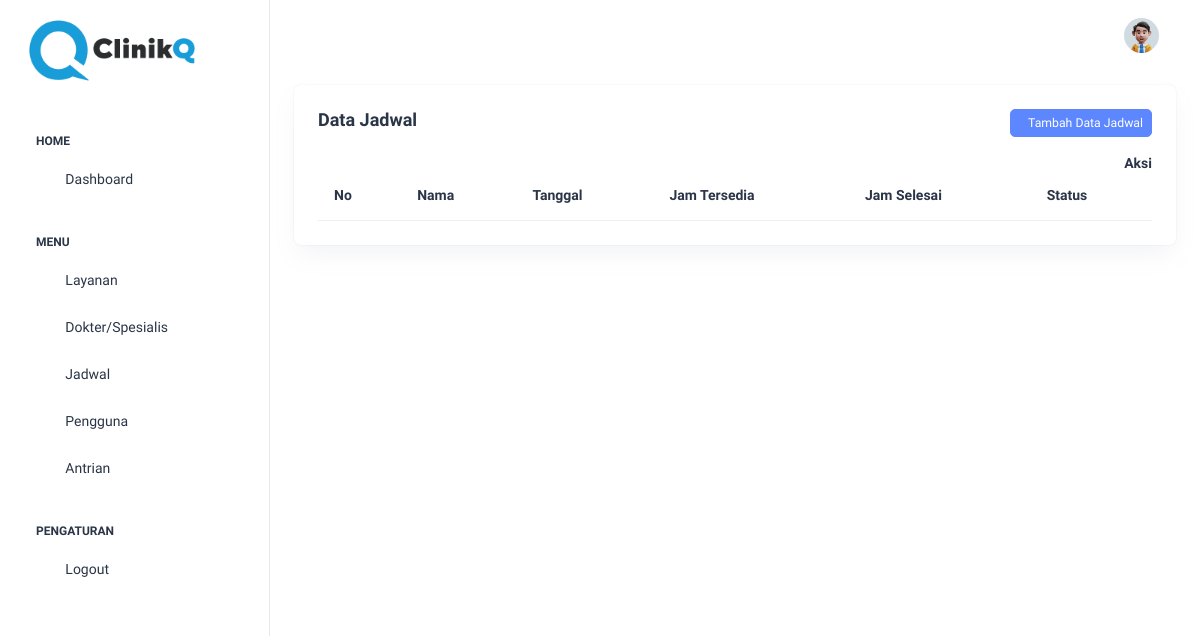
/index.php/jadwal, run on an earlier commit of the app's database.
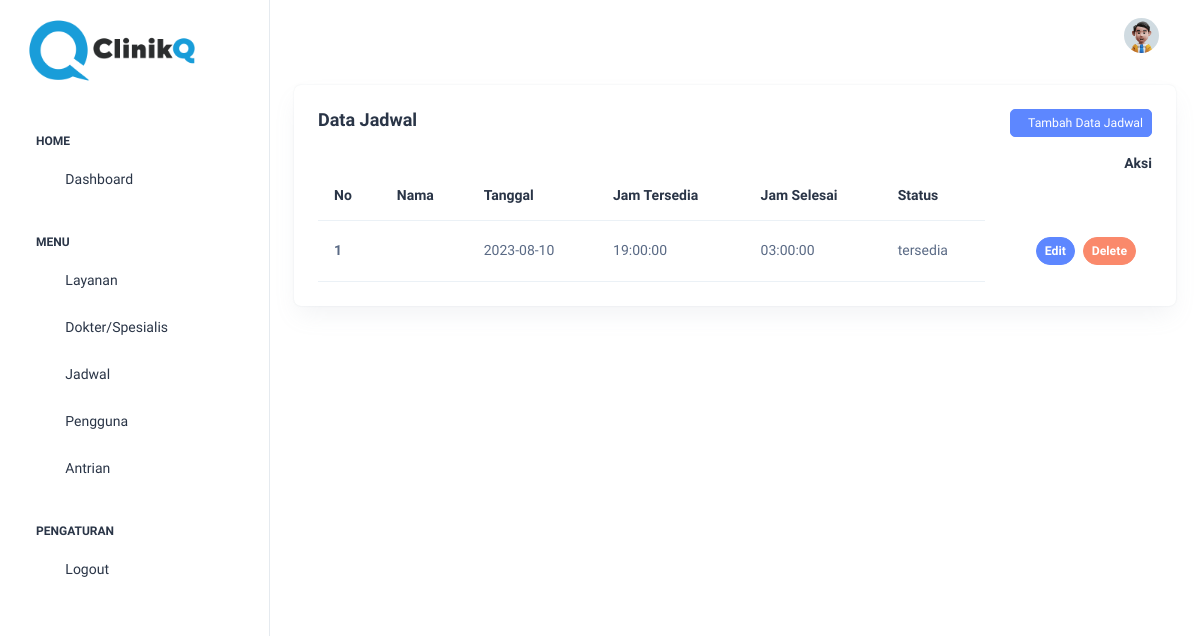
And on a later commit of the database.
### tables this page shows
CREATE TABLE `jadwal` (
  `id_jadwal` int(11) NOT NULL,
  `tanggal` date NOT NULL,
  `jam_mulai` time NOT NULL,
  `jam_selesai` time NOT NULL,
  `status` enum('tersedia','tidak tersedia') NOT NULL
);

### application/controllers/jadwal.php (called while the page is built, shortened)
<?php
class Jadwal extends CI_Controller
{
    public function index()
    {
        $data['jadwal'] = $this->m_jadwal->tampilkan_data()->result();
        $this->load->view('templates/header');
        $this->load->view('templates/sidebar');
        $this->load->view('templates/topbar');
        $this->load->view('jadwal/jadwal_data', $data);
        $this->load->view('templates/footer');
    }
}

### index.php (called while the page is built, shortened)
<?php
require_once BASEPATH . 'core/CodeIgniter.php';

### application/models/m_jadwal.php (called while the page is built, shortened)
<?php
class m_jadwal extends CI_Model
{
    function tampilkan_data()
    {
        return $this->db->get('jadwal');
    }
}

### application/views/jadwal/jadwal_data.php (the view, shortened to what this page needs)
<div class="col-lg-12 d-flex align-items-stretch">
    <div class="card w-100">
        <div class="card-body p-4">
            <h5 class="card-title fw-semibold mb-4">Data Jadwal <a href="<?= base_url('jadwal/tambah') ?>" class="btn btn-primary btn-sm float-end"><i class="ti ti-plus"></i>Tambah Data
                    Jadwal</a></h5>
            <div class="table-responsive">
                <table class="table text-nowrap mb-0 align-middle">
                    <thead class="text-dark fs-4">
                        <tr>
                            <th>
                                <h6 class="fw-semibold mb-0">No</h6>
                            </th>
                            <th>
                                <h6 class="fw-semibold mb-0">Nama</h6>
                            </th>
                            <th>
                                <h6 class="fw-semibold mb-0">Tanggal</h6>
                            </th>
                            <th>
                                <h6 class="fw-semibold mb-0">Jam Tersedia</h6>
                            </th>
                            <th>
                                <h6 class="fw-semibold mb-0">Jam Selesai</h6>
                            </th>
                            <th>
                                <h6 class="fw-semibold mb-0">Status</h6>
                            </th>
                            <h6 class="fw-semibold mb-0 float-end">Aksi</h6>
                        </tr>
                    </thead>
                    <tbody>
                        <?php
                        $no = 1;
                        foreach ($jadwal as $j) : ?>
                            <tr>
                                <th scope="row"><?= $no++ ?></th>
                                <td><?= $j->nama_jadwal ?></td>
                                <td><?= $j->tanggal ?></td>
                                <td><?= $j->jam_mulai ?></td>
                                <td><?= $j->jam_selesai ?></td>
                                <td><?= $j->status ?></td>
                                <td class="border-bottom-0 float-end">
                                    <div class="d-flex align-items-center gap-2">
                                        <a href="#" class="btn btn-primary btn-sm rounded-5 fw-semibold">Edit</a>
                                        <a href="#" class="btn btn-danger btn-sm rounded-5 fw-semibold">Delete</a>
                                    </div>
                                </td>
                            </tr>
                        <?php endforeach; ?>
                    </tbody>
                </table>
            </div>
        </div>
    </div>
</div>
</div>

What changed in the data, as far as the page shows it:
added jadwal: tanggal "2023-08-10", jam_mulai "19:00:00", jam_selesai "03:00:00", status "tersedia"
